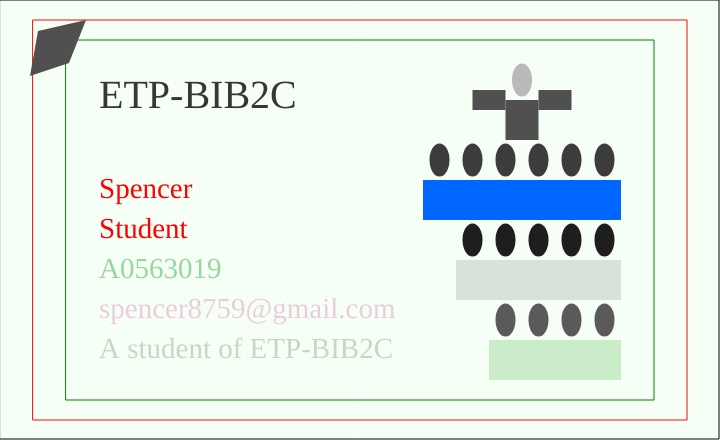
Frame 1 (no input)
Frame 60 (no input): identical to frame 1, image omitted
Frame 120 (the mouse pressed at the canvas centre since frame 60): identical to frame 1, image omitted

The p5.js sketch that drew this single still picture (run headless with seeded random() and noise() and a simulated clock; from frame 60 on, the mouse is pressed at the canvas centre):

// p5.js sketch
// ── sketch.js
// Print dimensions - good to keep ratios as variables throughout!
var cardH = 400;
var cardW = Math.round(cardH*1.636); // maintains aspect ratio throughout

// additional bleed and padding %
// use native JavaScript object Math to round - can't have decimals for pixels
var bleedPadW = Math.round(cardW*0.05);
var bleedPadH = Math.round(cardH*0.05);

// dimensions for bleed area
var bleedXmin = 0;
var bleedXmax = cardW + (bleedPadW*2);
var bleedYmin = 0;
var bleedYmax = cardH + (bleedPadH*2);

// dims for centered card area
var cardXmin = 0 + bleedPadW;
var cardXmax = cardW;
var cardYmin = 0 + bleedPadH;
var cardYmax = cardH;

// dims for centered padding area
var padXmin = cardXmin + bleedPadW;
var padXmax = cardXmax - bleedPadW*2;
var padYmin = cardYmin + bleedPadH;
var padYmax = cardYmax - bleedPadH*2;


function setup() {
	createCanvas(bleedXmax, bleedYmax); //width and height of my canvas
	stroke("black");
	rect(bleedXmin, bleedYmin, bleedXmax-1, bleedYmax-1); // minus one to make it visible inside canvas
	stroke("red");
	rect(cardXmin, cardYmin, cardXmax, cardYmax); // centered
	stroke("green");
	rect(padXmin, padYmin, padXmax, padYmax); // centered
	background(0, 255, 0, 10);
	noStroke();

	// careful! see textSize is used by p5.js library, so don't name it as a var
	var fontSizeA = Math.round(cardH/10);
	fill(55);
	textSize(fontSizeA);
	textFont('Georgia')
	text("ETP-BIB2C", padXmin+bleedPadW, padYmax*0.3)
	var fontSizeNorm = Math.round(cardH/14); // maintain aspect ratio with text too
	fill(255,0,0);
	textSize(fontSizeNorm);
	text("Spencer", padXmin+bleedPadW, padYmax*0.55);
	fill(255, 0, 0); // note color values - try to improve with cymk-style colors
	text("Student", padXmin+bleedPadW, (padYmax*0.55)+fontSizeA);
	fill(0, 153, 23, 100); // note 4th value is alpha (transparency)
	text("A0563019", padXmin+bleedPadW, (padYmax*0.55)+(fontSizeA*2));
	fill(199, 0, 120, 51);
	text("spencer8759@gmail.com", padXmin+bleedPadW, (padYmax*0.55)+(fontSizeA*3));
	fill(0, 58, 0, 51);
	text("A student of ETP-BIB2C", padXmin+bleedPadW, (padYmax*0.55)+(fontSizeA*4));

	// create graphic for CEO figure
	fill(185);
	ellipse(padXmax - (bleedPadW*2), padYmin + (bleedPadH*2), bleedPadH, bleedPadW);
	fill(55);
	fill(80);
	quad(38, 31, 86, 20, 69, 63, 30, 76);
	rectMode(CENTER); // center the rect at a location kind of like a circle instead of begining at a corner
	rect(padXmax - (bleedPadW*2), padYmin + (bleedPadH*4), bleedPadW, bleedPadH*2);
	rect(padXmax - (bleedPadW*3), padYmin + (bleedPadH*3), bleedPadW, bleedPadH);
	rect(padXmax - (bleedPadW), padYmin + (bleedPadH*3), bleedPadW, bleedPadH);
	fill(255, 0, 0, 0);
	quad(padXmax - (bleedPadW*3), padYmin + (bleedPadH*2.3), padXmin, padYmin, padXmin+bleedPadW, padYmax*0.6, padXmin+bleedPadW, padYmax);

	// create graphic not CEO figures
	for (var i=0; i<6; i++) {
		push();
		translate(padXmax - (bleedPadW*5.5), padYmax - (bleedPadH*11));
		rotate(TWO_PI*i);
		fill(60);
		ellipse(bleedPadW+bleedPadW*i, bleedPadH, bleedPadH, bleedPadW);
		fill(0, 102, 255); // note color values - try to improve with cymk-style colors
		rectMode(CENTER); // center the rect at a location kind of like a circle instead of begining at a corner
		rect(bleedPadW+bleedPadW*i, 0 + (bleedPadH*3), bleedPadW, bleedPadH*2);
		pop();
	}

	// more not-CEO figures - Only need to change 3 parameters
	for (var i=0; i<5; i++) {
		push();
		translate(padXmax - (bleedPadW*4.5), padYmax - (bleedPadH*7));
		rotate(TWO_PI*i);
		fill(30);
		ellipse(bleedPadW+bleedPadW*i, bleedPadH, bleedPadH, bleedPadW);
		fill(0, 10, 20, 30); // note 4th value is alpha (transparency)
		rectMode(CENTER); // center the rect at a location kind of like a circle instead of begining at a corner
		rect(bleedPadW+bleedPadW*i, 0 + (bleedPadH*3), bleedPadW, bleedPadH*2);
		pop();
	}

	// more not-CEO figures - Only need to change 3 parameters
	for (var i=0; i<4; i++) {
		push();
		translate(padXmax - (bleedPadW*3.5), padYmax - (bleedPadH*3));
		rotate(TWO_PI*i);
		fill(90);
		ellipse(bleedPadW+bleedPadW*i, bleedPadH, bleedPadH, bleedPadW);
		fill(30, 160, 20, 51);
		rectMode(CENTER); // center the rect at a location kind of like a circle instead of begining at a corner
		rect(bleedPadW+bleedPadW*i, 0 + (bleedPadH*3), bleedPadW, bleedPadH*2);
		pop();
	}

	
}

function draw() {


}
// ── sketch 2.js
// Print dimensions - good to keep ratios as variables throughout!
var cardH = 400;
var cardW = Math.round(cardH*1.636); // maintains aspect ratio throughout

// additional bleed and padding %
// use native JavaScript object Math to round - can't have decimals for pixels
var bleedPadW = Math.round(cardW*0.05);
var bleedPadH = Math.round(cardH*0.05);

// dimensions for bleed area
var bleedXmin = 0;
var bleedXmax = cardW + bleedPadW;
var bleedYmin = 0;
var bleedYmax = cardH + bleedPadH;

// dims for centered card area
var cardXmin = 0 + bleedPadW;
var cardXmax = cardW;
var cardYmin = 0 + bleedPadH;
var cardYmax = cardH;

// dims for centered padding area
var padXmin = cardXmin + bleedPadW;
var padXmax = cardXmax - bleedPadW;
var padYmin = cardYmin + bleedPadH;
var padYmax = cardYmax - bleedPadH;


function setup() {
	createCanvas(cardW+bleedPadW, cardH+bleedPadH); //width and height of my canvas
	stroke("green");
	rect(bleedXmin, bleedYmin, bleedXmax-1, bleedYmax-1); // minus one to make it visible inside canvas
	stroke("yellow");
	rect(cardXmin, cardYmin, cardXmax -  bleedPadW, cardYmax - bleedPadH); // centered
	stroke("black");
	rect(padXmin, padYmin, padXmax - bleedPadW*2, padYmax - bleedPadH*2); // centered

	// careful! see textSize is used by p5.js library, so don't name it as a var
	var fontSizeA = Math.round(cardH/14); // maintain aspect ratio with text too
	textSize(fontSizeA);
	textFont('Helvetica');
	text("Spencer", padXmin+bleedPadW*2, padYmax*0.6);
	fill(0, 0, 255);
	text("Student", padXmin+bleedPadW*2, (padYmax*0.6)+fontSizeA);
	fill(0, 255, 0, 51);
	text("A0563019", padXmin+bleedPadW*2, (padYmax*0.6)+(fontSizeA*2));
	fill(255, 0, 0, 51);
	text("spencer8759@gmail.com", padXmin+bleedPadW*2, (padYmax*0.6)+(fontSizeA*3));
	fill(30, 153, 40, 51);
	text("Hello", padXmin+bleedPadW*2, (padYmax*0.6)+(fontSizeA*4));
	
}

function draw() {

}
